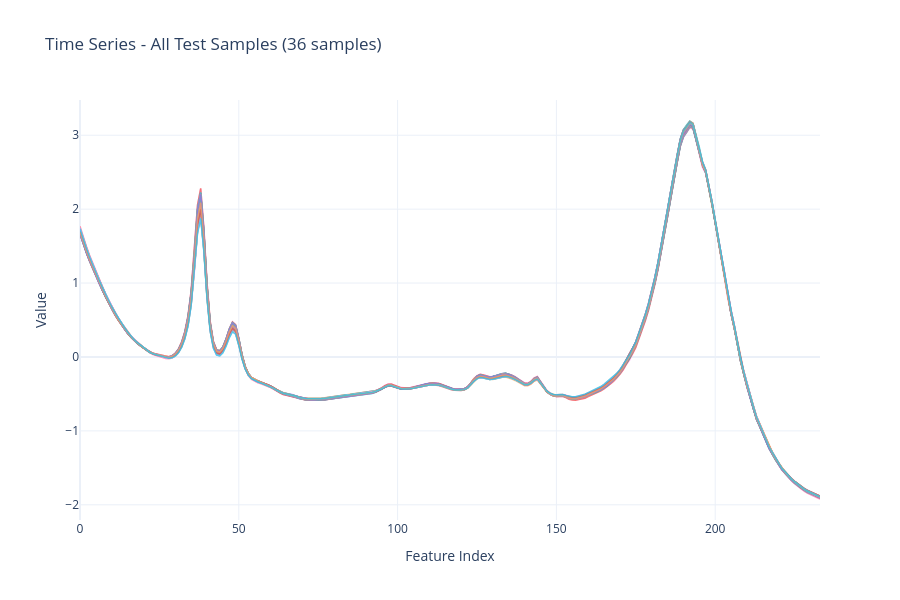

Notebook code for this chart:
### Code cell
# Visualize actual ICFs from the dataset
from etl.reasons_analysis import visualize_all_time_series

print(f"Total test samples available: {len(test_ids)}")
print(f"Number of features per sample: {len(feature_names)}")

# Visualize all time series (max 50 samples)
fig = visualize_all_time_series(tests_sample, test_ids, feature_names, max_samples=50)
fig.show()

# Select first sample for detailed analysis
sample_id = test_ids[0]

print(f"\n{'='*80}")
print(f"Detailed analysis will use Sample ID: {sample_id}")
print(f"{'='*80}")

### Figure 1 — Plotly figure (JSON) as saved in the notebook; plotly's stock layout.template omitted (floating-point values rounded to 4 significant figures; data arrays with more than 128 entries replaced by an {"elided": "..."} marker saying what was removed)
{"data": [{"line": {"width": 1.5}, "mode": "lines", "name": "Sample Wine_1_4", "opacity": 0.7, "showlegend": false, "x": {"elided": "234 int values"}, "y": {"elided": "234 float values"}, "type": "scatter"}, {"line": {"width": 1.5}, "mode": "lines", "name": "Sample Wine_1_5", "opacity": 0.7, "showlegend": false, "x": {"elided": "234 int values"}, "y": {"elided": "234 float values"}, "type": "scatter"}, {"line": {"width": 1.5}, "mode": "lines", "name": "Sample Wine_1_6", "opacity": 0.7, "showlegend": false, "x": {"elided": "234 int values"}, "y": {"elided": "234 float values"}, "type": "scatter"}, {"line": {"width": 1.5}, "mode": "lines", "name": "Sample Wine_1_7", "opacity": 0.7, "showlegend": false, "x": {"elided": "234 int values"}, "y": {"elided": "234 float values"}, "type": "scatter"}, {"line": {"width": 1.5}, "mode": "lines", "name": "Sample Wine_1_8", "opacity": 0.7, "showlegend": false, "x": {"elided": "234 int values"}, "y": {"elided": "234 float values"}, "type": "scatter"}, {"line": {"width": 1.5}, "mode": "lines", "name": "Sample Wine_1_9", "opacity": 0.7, "showlegend": false, "x": {"elided": "234 int values"}, "y": {"elided": "234 float values"}, "type": "scatter"}, {"line": {"width": 1.5}, "mode": "lines", "name": "Sample Wine_1_0", "opacity": 0.7, "showlegend": false, "x": {"elided": "234 int values"}, "y": {"elided": "234 float values"}, "type": "scatter"}, {"line": {"width": 1.5}, "mode": "lines", "name": "Sample Wine_1_13", "opacity": 0.7, "showlegend": false, "x": {"elided": "234 int values"}, "y": {"elided": "234 float values"}, "type": "scatter"}, {"line": {"width": 1.5}, "mode": "lines", "name": "Sample Wine_1_10", "opacity": 0.7, "showlegend": false, "x": {"elided": "234 int values"}, "y": {"elided": "234 float values"}, "type": "scatter"}, {"line": {"width": 1.5}, "mode": "lines", "name": "Sample Wine_1_11", "opacity": 0.7, "showlegend": false, "x": {"elided": "234 int values"}, "y": {"elided": "234 float values"}, "type": "scatter"}, {"line": {"width": 1.5}, "mode": "lines", "name": "Sample Wine_1_12", "opacity": 0.7, "showlegend": false, "x": {"elided": "234 int values"}, "y": {"elided": "234 float values"}, "type": "scatter"}, {"line": {"width": 1.5}, "mode": "lines", "name": "Sample Wine_1_17", "opacity": 0.7, "showlegend": false, "x": {"elided": "234 int values"}, "y": {"elided": "234 float values"}, "type": "scatter"}, {"line": {"width": 1.5}, "mode": "lines", "name": "Sample Wine_1_14", "opacity": 0.7, "showlegend": false, "x": {"elided": "234 int values"}, "y": {"elided": "234 float values"}, "type": "scatter"}, {"line": {"width": 1.5}, "mode": "lines", "name": "Sample Wine_1_15", "opacity": 0.7, "showlegend": false, "x": {"elided": "234 int values"}, "y": {"elided": "234 float values"}, "type": "scatter"}, {"line": {"width": 1.5}, "mode": "lines", "name": "Sample Wine_1_16", "opacity": 0.7, "showlegend": false, "x": {"elided": "234 int values"}, "y": {"elided": "234 float values"}, "type": "scatter"}, {"line": {"width": 1.5}, "mode": "lines", "name": "Sample Wine_1_18", "opacity": 0.7, "showlegend": false, "x": {"elided": "234 int values"}, "y": {"elided": "234 float values"}, "type": "scatter"}, {"line": {"width": 1.5}, "mode": "lines", "name": "Sample Wine_1_19", "opacity": 0.7, "showlegend": false, "x": {"elided": "234 int values"}, "y": {"elided": "234 float values"}, "type": "scatter"}, {"line": {"width": 1.5}, "mode": "lines", "name": "Sample Wine_1_1", "opacity": 0.7, "showlegend": false, "x": {"elided": "234 int values"}, "y": {"elided": "234 float values"}, "type": "scatter"}, {"line": {"width": 1.5}, "mode": "lines", "name": "Sample Wine_1_23", "opacity": 0.7, "showlegend": false, "x": {"elided": "234 int values"}, "y": {"elided": "234 float values"}, "type": "scatter"}, {"line": {"width": 1.5}, "mode": "lines", "name": "Sample Wine_1_20", "opacity": 0.7, "showlegend": false, "x": {"elided": "234 int values"}, "y": {"elided": "234 float values"}, "type": "scatter"}, {"line": {"width": 1.5}, "mode": "lines", "name": "Sample Wine_1_21", "opacity": 0.7, "showlegend": false, "x": {"elided": "234 int values"}, "y": {"elided": "234 float values"}, "type": "scatter"}, {"line": {"width": 1.5}, "mode": "lines", "name": "Sample Wine_1_22", "opacity": 0.7, "showlegend": false, "x": {"elided": "234 int values"}, "y": {"elided": "234 float values"}, "type": "scatter"}, {"line": {"width": 1.5}, "mode": "lines", "name": "Sample Wine_1_27", "opacity": 0.7, "showlegend": false, "x": {"elided": "234 int values"}, "y": {"elided": "234 float values"}, "type": "scatter"}, {"line": {"width": 1.5}, "mode": "lines", "name": "Sample Wine_1_24", "opacity": 0.7, "showlegend": false, "x": {"elided": "234 int values"}, "y": {"elided": "234 float values"}, "type": "scatter"}, {"line": {"width": 1.5}, "mode": "lines", "name": "Sample Wine_1_25", "opacity": 0.7, "showlegend": false, "x": {"elided": "234 int values"}, "y": {"elided": "234 float values"}, "type": "scatter"}, {"line": {"width": 1.5}, "mode": "lines", "name": "Sample Wine_1_26", "opacity": 0.7, "showlegend": false, "x": {"elided": "234 int values"}, "y": {"elided": "234 float values"}, "type": "scatter"}, {"line": {"width": 1.5}, "mode": "lines", "name": "Sample Wine_1_28", "opacity": 0.7, "showlegend": false, "x": {"elided": "234 int values"}, "y": {"elided": "234 float values"}, "type": "scatter"}, {"line": {"width": 1.5}, "mode": "lines", "name": "Sample Wine_1_29", "opacity": 0.7, "showlegend": false, "x": {"elided": "234 int values"}, "y": {"elided": "234 float values"}, "type": "scatter"}, {"line": {"width": 1.5}, "mode": "lines", "name": "Sample Wine_1_2", "opacity": 0.7, "showlegend": false, "x": {"elided": "234 int values"}, "y": {"elided": "234 float values"}, "type": "scatter"}, {"line": {"width": 1.5}, "mode": "lines", "name": "Sample Wine_1_33", "opacity": 0.7, "showlegend": false, "x": {"elided": "234 int values"}, "y": {"elided": "234 float values"}, "type": "scatter"}, {"line": {"width": 1.5}, "mode": "lines", "name": "Sample Wine_1_30", "opacity": 0.7, "showlegend": false, "x": {"elided": "234 int values"}, "y": {"elided": "234 float values"}, "type": "scatter"}, {"line": {"width": 1.5}, "mode": "lines", "name": "Sample Wine_1_31", "opacity": 0.7, "showlegend": false, "x": {"elided": "234 int values"}, "y": {"elided": "234 float values"}, "type": "scatter"}, {"line": {"width": 1.5}, "mode": "lines", "name": "Sample Wine_1_32", "opacity": 0.7, "showlegend": false, "x": {"elided": "234 int values"}, "y": {"elided": "234 float values"}, "type": "scatter"}, {"line": {"width": 1.5}, "mode": "lines", "name": "Sample Wine_1_34", "opacity": 0.7, "showlegend": false, "x": {"elided": "234 int values"}, "y": {"elided": "234 float values"}, "type": "scatter"}, {"line": {"width": 1.5}, "mode": "lines", "name": "Sample Wine_1_35", "opacity": 0.7, "showlegend": false, "x": {"elided": "234 int values"}, "y": {"elided": "234 float values"}, "type": "scatter"}, {"line": {"width": 1.5}, "mode": "lines", "name": "Sample Wine_1_3", "opacity": 0.7, "showlegend": false, "x": {"elided": "234 int values"}, "y": {"elided": "234 float values"}, "type": "scatter"}], "layout": {"title": {"text": "Time Series - All Test Samples (36 samples)"}, "xaxis": {"title": {"text": "Feature Index"}}, "yaxis": {"title": {"text": "Value"}}, "height": 600, "showlegend": false, "hovermode": "closest"}}
